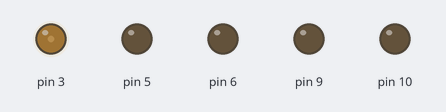
Bench run of a sketch on a simulated Arduino Uno, built with avr-gcc and run on an emulated ATmega328P. Parts: output pins drawn as LEDs (lit = HIGH).

Above: at 0.05 s.
At 0.65 s:
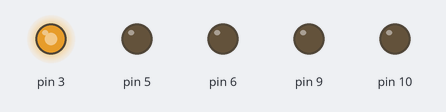
At 1.25 s:
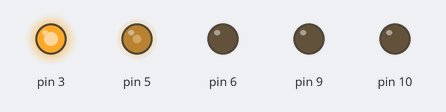
At 2.5 s:
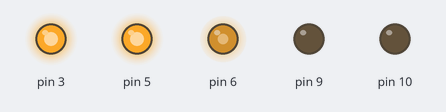
At 3.75 s:
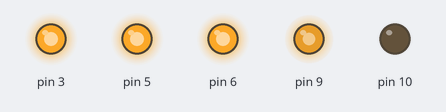
At 5.0 s:
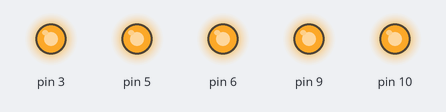
Timing chart, 0 to 6.5 s (numbered marks = the images above):
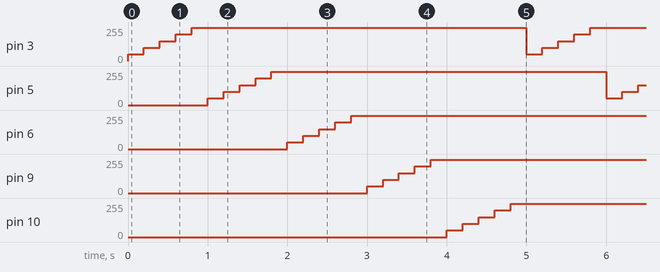

The sketch:

MM_1_3_PWM.ino
```cpp
void setup() {
  pinMode(3,OUTPUT);
  pinMode(5,OUTPUT);
  pinMode(6,OUTPUT);
  pinMode(9,OUTPUT);
  pinMode(10,OUTPUT);
}

void loop() {
  analogWrite(3,50);
  delay(200);
  analogWrite(3,100);
  delay(200);
  analogWrite(3,150);
  delay(200);
  analogWrite(3,200);
  delay(200);
  analogWrite(3,250);
  delay(200);

  analogWrite(5,50);
  delay(200);
  analogWrite(5,100);
  delay(200);
  analogWrite(5,150);
  delay(200);
  analogWrite(5,200);
  delay(200);
  analogWrite(5,250);
  delay(200);

  analogWrite(6,50);
  delay(200);
  analogWrite(6,100);
  delay(200);
  analogWrite(6,150);
  delay(200);
  analogWrite(6,200);
  delay(200);
  analogWrite(6,250);
  delay(200);

  analogWrite(9,50);
  delay(200);
  analogWrite(9,100);
  delay(200);
  analogWrite(9,150);
  delay(200);
  analogWrite(9,200);
  delay(200);
  analogWrite(9,250);
  delay(200);

  analogWrite(10,50);
  delay(200);
  analogWrite(10,100);
  delay(200);
  analogWrite(10,150);
  delay(200);
  analogWrite(10,200);
  delay(200);
  analogWrite(10,250);
  delay(200);

}
```

Measured:
- by itself, pin 3, pin 5, pin 6, pin 9, pin 10: repeats every 5.0 s: 100/255 0.20 s, 150/255 0.20 s, 200/255 0.20 s, 250/255 4.2 s, 50/255 0.20 s
